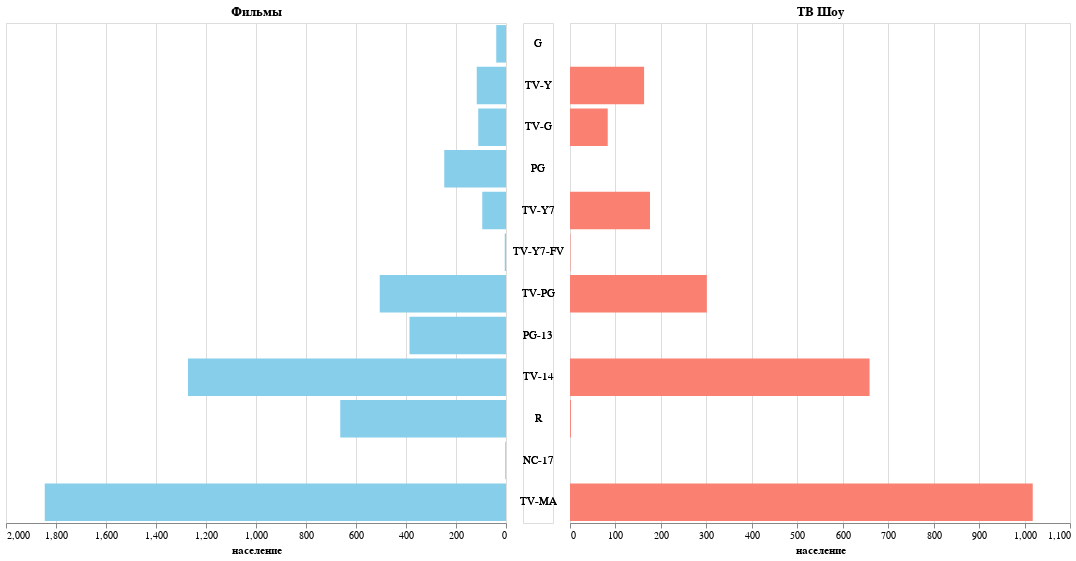

Notebook code cell kept with this figure:
### Code cell
data['tmp'] = 1
base = alt.Chart(rating_data).transform_calculate(
    type=alt.expr.if_(alt.datum.type == 0, 'Фильмы', 'ТВ Шоу')
).properties(
    height=500,
    width=500
)


color_scale = alt.Scale(domain=['Фильмы', 'ТВ Шоу'], range=['skyblue', 'salmon'])

left = base.transform_filter(
    alt.datum.type == 'Фильмы'
).encode(
    y=alt.Y('rating:O', axis=None, sort=rating_order),
    x=alt.X('cnt:Q',
            title='население',
            sort=alt.SortOrder('descending')),
    color=alt.Color('type:N', scale=color_scale, legend=None)
).mark_bar().properties(title='Фильмы')

middle = base.encode(
    y=alt.Y('rating', axis=None, sort=rating_order),
    text=alt.Text('rating'),
).mark_text().properties(width=30)

right = base.transform_filter(
    alt.datum.type == 'ТВ Шоу'
).encode(
    y=alt.Y('rating:O', axis=None, sort=rating_order),
    x=alt.X('cnt:Q', title='население'),
    color=alt.Color('type:N', scale=color_scale, legend=None)
).mark_bar().properties(title='ТВ Шоу')

alt.concat(left, middle, right, spacing=5)

### Figure 1 — Vega-Lite specification as saved in the notebook (floating-point values rounded to 4 significant figures)
{"config": {"view": {"continuousWidth": 400, "continuousHeight": 300}}, "concat": [{"mark": "bar", "encoding": {"color": {"type": "nominal", "field": "type", "legend": null, "scale": {"domain": ["Фильмы", "ТВ Шоу"], "range": ["skyblue", "salmon"]}}, "x": {"type": "quantitative", "field": "cnt", "sort": "descending", "title": "население"}, "y": {"type": "ordinal", "axis": null, "field": "rating", "sort": ["G", "TV-Y", "TV-G", "PG", "TV-Y7", "TV-Y7-FV", "TV-PG", "PG-13", "TV-14", "R", "NC-17", "TV-MA"]}}, "height": 500, "title": "Фильмы", "transform": [{"calculate": "if((datum.type === 0),'Фильмы','ТВ Шоу')", "as": "type"}, {"filter": "(datum.type === 'Фильмы')"}], "width": 500}, {"mark": "text", "encoding": {"text": {"type": "nominal", "field": "rating"}, "y": {"type": "nominal", "axis": null, "field": "rating", "sort": ["G", "TV-Y", "TV-G", "PG", "TV-Y7", "TV-Y7-FV", "TV-PG", "PG-13", "TV-14", "R", "NC-17", "TV-MA"]}}, "height": 500, "transform": [{"calculate": "if((datum.type === 0),'Фильмы','ТВ Шоу')", "as": "type"}], "width": 30}, {"mark": "bar", "encoding": {"color": {"type": "nominal", "field": "type", "legend": null, "scale": {"domain": ["Фильмы", "ТВ Шоу"], "range": ["skyblue", "salmon"]}}, "x": {"type": "quantitative", "field": "cnt", "title": "население"}, "y": {"type": "ordinal", "axis": null, "field": "rating", "sort": ["G", "TV-Y", "TV-G", "PG", "TV-Y7", "TV-Y7-FV", "TV-PG", "PG-13", "TV-14", "R", "NC-17", "TV-MA"]}}, "height": 500, "title": "ТВ Шоу", "transform": [{"calculate": "if((datum.type === 0),'Фильмы','ТВ Шоу')", "as": "type"}, {"filter": "(datum.type === 'ТВ Шоу')"}], "width": 500}], "data": {"name": "data-69c62f05214808bb7e0ca02fa84eb29d"}, "spacing": 5, "$schema": "https://vega.github.io/schema/vega-lite/v4.8.1.json", "datasets": {"data-69c62f05214808bb7e0ca02fa84eb29d": [{"rating": "G", "cnt": 39.0, "type": 0}, {"rating": "TV-Y", "cnt": 117.0, "type": 0}, {"rating": "TV-G", "cnt": 111.0, "type": 0}, {"rating": "PG", "cnt": 247.0, "type": 0}, {"rating": "TV-Y7", "cnt": 95.0, "type": 0}, {"rating": "TV-Y7-FV", "cnt": 5.0, "type": 0}, {"rating": "TV-PG", "cnt": 505.0, "type": 0}, {"rating": "PG-13", "cnt": 386.0, "type": 0}, {"rating": "TV-14", "cnt": 1272.0, "type": 0}, {"rating": "R", "cnt": 663.0, "type": 0}, {"rating": "NC-17", "cnt": 3.0, "type": 0}, {"rating": "TV-MA", "cnt": 1845.0, "type": 0}, {"rating": "G", "cnt": 0.0, "type": 1}, {"rating": "TV-Y", "cnt": 163.0, "type": 1}, {"rating": "TV-G", "cnt": 83.0, "type": 1}, {"rating": "PG", "cnt": 0.0, "type": 1}, {"rating": "TV-Y7", "cnt": 176.0, "type": 1}, {"rating": "TV-Y7-FV", "cnt": 1.0, "type": 1}, {"rating": "TV-PG", "cnt": 301.0, "type": 1}, {"rating": "PG-13", "cnt": 0.0, "type": 1}, {"rating": "TV-14", "cnt": 659.0, "type": 1}, {"rating": "R", "cnt": 2.0, "type": 1}, {"rating": "NC-17", "cnt": 0.0, "type": 1}, {"rating": "TV-MA", "cnt": 1018.0, "type": 1}]}}
